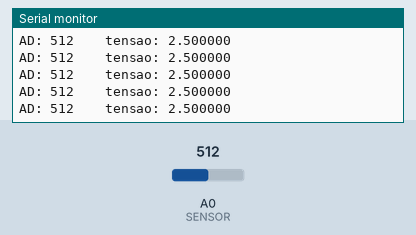
Simulated run of this sketch. Board: Arduino Uno, built with avr-gcc and run on an emulated ATmega328P. Shown: the last lines printed to the serial monitor. The test bench sets the inputs (shaded band); at power-on: A0 (SENSOR) = 512.

Above: at 1.2 s.
1.3 s: A0 (SENSOR) set to 11
At 2.2 s:
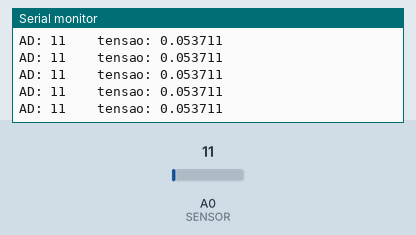
4.3 s: A0 (SENSOR) set to 8
At 5.4 s:
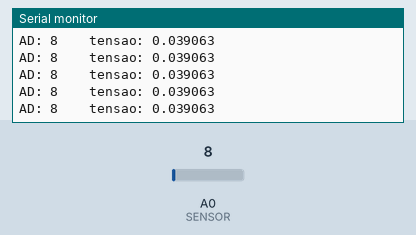
Timing chart, 0 to 7.3 s (numbered marks = the images above; inputs shaded):
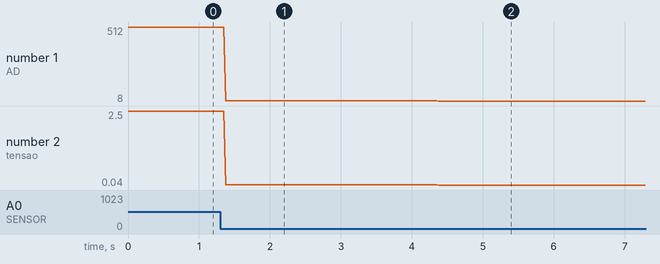

Measured:
- after the input at 1.3 s, the serial monitor: prints a new line after 0.08 s (image 1)
- after the input at 4.3 s, the serial monitor: prints a new line after 0.08 s (image 2)
- plotted number 1: 512 → 11 after the input at 1.3 s, 11 → 8 after the input at 4.3 s
- plotted number 2: 2.5 → 0.05 after the input at 1.3 s, 0.05 → 0.04 after the input at 4.3 s

The sketch:

CelulaDeCarga.ino
```cpp
float resolucao;

enum VoltageRef {Defalut, Internal};

void settings(){
  VoltageRef referencia = Defalut;
  switch(referencia){
    case Defalut: resolucao = 0.0048828125;    break;
    case Internal: resolucao = 0.00107421875;
  }
}

byte const SENSOR = A0;

void setup() {
  Serial.begin(9600);
  settings();
  //analogReference(INTERNAL);  //Só pode ser usada para tensão de referência de 1.1V
}

void loop() {
  int AD = analogRead(SENSOR);
  float tensao = AD*resolucao;
  Serial.print("AD: ");
  Serial.print(AD);
  Serial.print("\t\ttensao: ");
  Serial.println(tensao,6);
}
```
